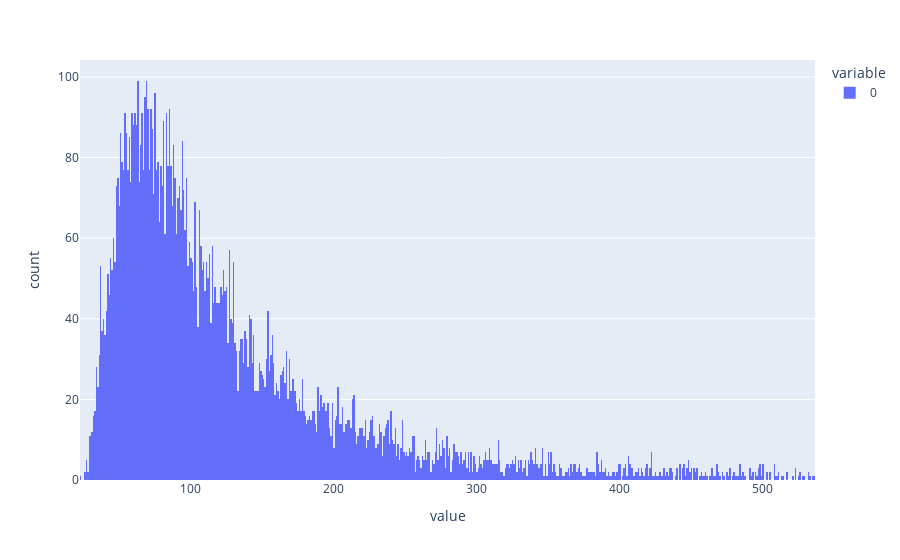
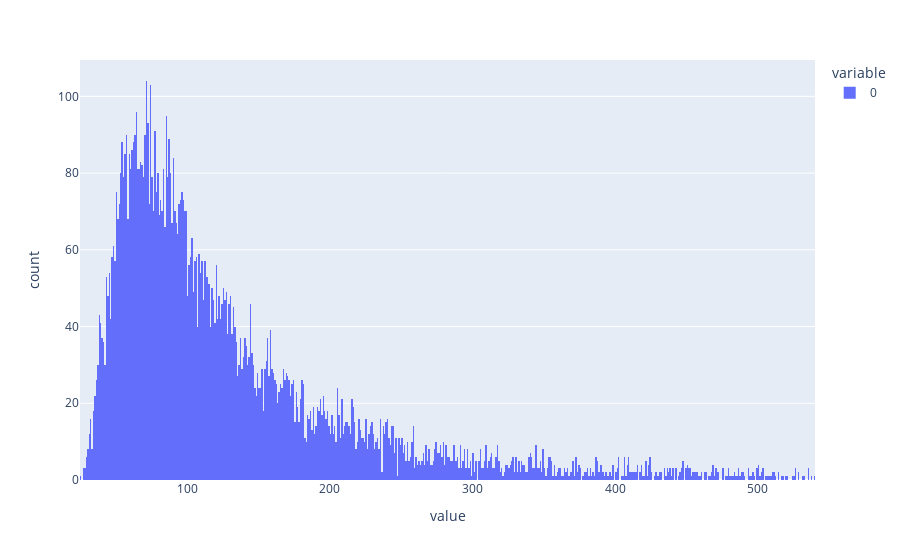

Notebook source saved alongside these figures, in order:
### Code cell
from models.anomaly_distance import RnConformanceScore
from tqdm import tqdm

def general_d_simu(N_simu:int = 100000,
                   d:int = 30,                      #dimension of gaussian vector
                   n:Optional[int] = None,          #corpus size
                   compute_batch_size:int = 1000,  #batch size for computing mahalanobis distance
                ):
    n = d if n is None else n
    confs = []
    mahals = []
    for i in tqdm(range(N_simu//compute_batch_size)):
        corpus = np.random.normal(0, 1, size=(n, d))
        conformance_score = RnConformanceScore(corpus, SVD_threshold=0.0000001)
        Z = np.random.normal(0,1, size=(compute_batch_size, d))
        confs_, mahals_ = conformance_score(Z, method="both")
        confs.extend(confs_)
        mahals.extend(mahals_)
    confs = np.array(confs)
    mahals = np.array(mahals)

    #plot
    confs = confs[confs<np.quantile(confs, 0.95)]
    mahals = mahals[mahals<np.quantile(mahals, 0.95)]
    plot_histogram(confs)
    plot_histogram(mahals)

N_simu=10000
d= 100
n = d
general_d_simu(N_simu, d, n)

### Figure 1 — Plotly figure (JSON) as saved in the notebook; plotly's stock layout.template omitted (floating-point values rounded to 4 significant figures; data arrays with more than 128 entries replaced by an {"elided": "..."} marker saying what was removed)
{"data": [{"alignmentgroup": "True", "bingroup": "x", "hovertemplate": "variable=0<br>value=%{x}<br>count=%{y}<extra></extra>", "legendgroup": "0", "marker": {"color": "#636efa", "pattern": {"shape": ""}}, "name": "0", "nbinsx": 1000, "offsetgroup": "0", "orientation": "v", "showlegend": true, "type": "histogram", "x": {"elided": "9500 float values"}, "xaxis": "x", "yaxis": "y"}], "layout": {"bargap": 0, "barmode": "relative", "legend": {"title": {"text": "variable"}, "tracegroupgap": 0}, "margin": {"t": 60}, "xaxis": {"anchor": "y", "domain": [0, 1], "title": {"text": "value"}}, "yaxis": {"anchor": "x", "domain": [0, 1], "title": {"text": "count"}}}}

### Figure 2 — Plotly figure (JSON) as saved in the notebook; plotly's stock layout.template omitted (floating-point values rounded to 4 significant figures; data arrays with more than 128 entries replaced by an {"elided": "..."} marker saying what was removed)
{"data": [{"alignmentgroup": "True", "bingroup": "x", "hovertemplate": "variable=0<br>value=%{x}<br>count=%{y}<extra></extra>", "legendgroup": "0", "marker": {"color": "#636efa", "pattern": {"shape": ""}}, "name": "0", "nbinsx": 1000, "offsetgroup": "0", "orientation": "v", "showlegend": true, "type": "histogram", "x": {"elided": "9500 float values"}, "xaxis": "x", "yaxis": "y"}], "layout": {"bargap": 0, "barmode": "relative", "legend": {"title": {"text": "variable"}, "tracegroupgap": 0}, "margin": {"t": 60}, "xaxis": {"anchor": "y", "domain": [0, 1], "title": {"text": "value"}}, "yaxis": {"anchor": "x", "domain": [0, 1], "title": {"text": "count"}}}}
